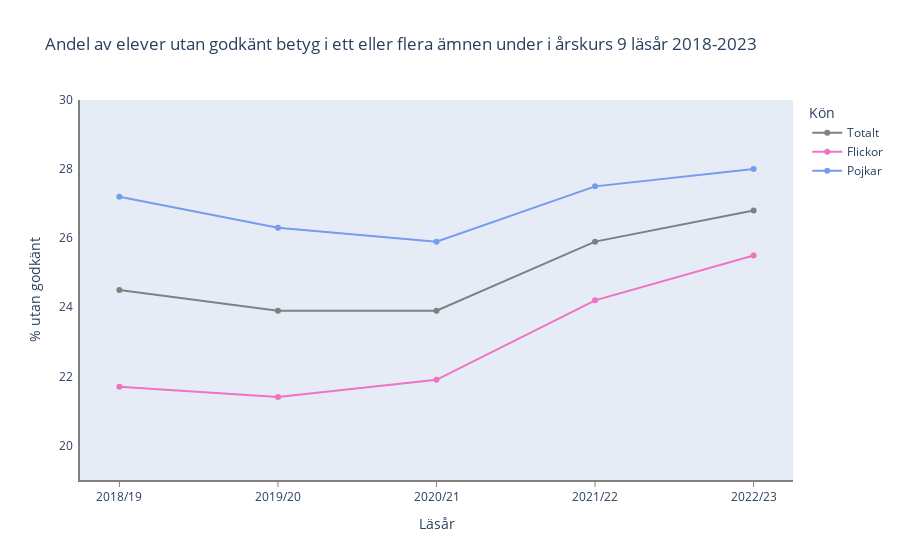

Here is the notebook cell this chart was saved with:
### Code cell
import plotly_express as px


fig = px.line(
    df_results_yearly,
    x="Läsår",
    y=["Totalt", "Flickor", "Pojkar"],
    title="Andel av elever utan godkänt betyg i ett eller flera ämnen under i årskurs 9 läsår 2018-2023",
    markers=True,
    color_discrete_map={"Totalt": "gray", "Flickor": "#F073C3", "Pojkar": "#769BF0"},
).update_layout(yaxis_title="% utan godkänt", legend_title="Kön", hovermode="x", yaxis_range=[19, 30])
# Code for changing labels at hover from: https://stackoverflow.com/questions/72773775/plotly-express-line-chart-renaming-variable-in-legend-title-and-hover-text
names = {"variable": "Kön", "value": "%"}
fig.for_each_trace(
    lambda t: t.update(
        hovertemplate=t.hovertemplate.replace("variable", names["variable"]).replace(
            "value", names["value"]
        )
    )
)
fig.update_yaxes(
    ticksuffix=" ",
    showline=True,
    linewidth=2,
    linecolor="gray",
    showticklabels=True,
    showgrid=False,
)
fig.update_xaxes(
    showspikes=True,
    spikemode="across",
    spikecolor="gray",
    spikesnap="cursor",
    spikedash="solid",
    showgrid=False,
    showline=True,
    linewidth=2,
    linecolor="gray",
    showticklabels=True,
    ticks="outside",
    tickcolor="gray",
)
fig.show()
fig.write_html("./Visualiseringar/elever_saknatbetyg_årskurs9.html")

### Figure 1 — Plotly figure (JSON) as saved in the notebook; plotly's stock layout.template omitted (floating-point values rounded to 4 significant figures)
{"data": [{"hovertemplate": "Kön=Totalt<br>Läsår=%{x}<br>%=%{y}<extra></extra>", "legendgroup": "Totalt", "line": {"color": "gray", "dash": "solid"}, "marker": {"symbol": "circle"}, "mode": "lines+markers", "name": "Totalt", "orientation": "v", "showlegend": true, "type": "scatter", "x": ["2018/19", "2019/20", "2020/21", "2021/22", "2022/23"], "xaxis": "x", "y": [24.5, 23.9, 23.9, 25.9, 26.8], "yaxis": "y"}, {"hovertemplate": "Kön=Flickor<br>Läsår=%{x}<br>%=%{y}<extra></extra>", "legendgroup": "Flickor", "line": {"color": "#F073C3", "dash": "solid"}, "marker": {"symbol": "circle"}, "mode": "lines+markers", "name": "Flickor", "orientation": "v", "showlegend": true, "type": "scatter", "x": ["2018/19", "2019/20", "2020/21", "2021/22", "2022/23"], "xaxis": "x", "y": [21.7, 21.4, 21.9, 24.2, 25.5], "yaxis": "y"}, {"hovertemplate": "Kön=Pojkar<br>Läsår=%{x}<br>%=%{y}<extra></extra>", "legendgroup": "Pojkar", "line": {"color": "#769BF0", "dash": "solid"}, "marker": {"symbol": "circle"}, "mode": "lines+markers", "name": "Pojkar", "orientation": "v", "showlegend": true, "type": "scatter", "x": ["2018/19", "2019/20", "2020/21", "2021/22", "2022/23"], "xaxis": "x", "y": [27.2, 26.3, 25.9, 27.5, 28], "yaxis": "y"}], "layout": {"hovermode": "x", "legend": {"title": {"text": "Kön"}, "tracegroupgap": 0}, "title": {"text": "Andel av elever utan godkänt betyg i ett eller flera ämnen under i årskurs 9 läsår 2018-2023"}, "xaxis": {"anchor": "y", "domain": [0, 1], "linecolor": "gray", "linewidth": 2, "showgrid": false, "showline": true, "showspikes": true, "showticklabels": true, "spikecolor": "gray", "spikedash": "solid", "spikemode": "across", "spikesnap": "cursor", "tickcolor": "gray", "ticks": "outside", "title": {"text": "Läsår"}}, "yaxis": {"anchor": "x", "domain": [0, 1], "linecolor": "gray", "linewidth": 2, "range": [19, 30], "showgrid": false, "showline": true, "showticklabels": true, "ticksuffix": " ", "title": {"text": "% utan godkänt"}}}}
